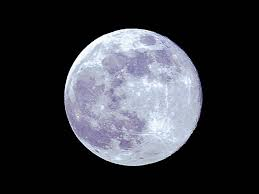
#> input picture 9º Período/Processamento Digital de Imagens/Transformacao/ImagemLua.jpg, 259 x 194 px
$ python filtro-freq.py
#> lines starting #> are read from the running program, lines starting #| are printed output that depends on the picture
import cv2
import numpy as np
from matplotlib import pyplot as plt

img = cv2.imread('ImagemLua.jpg',0)
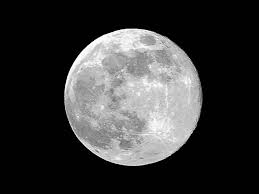
#> img: shape (194, 259); min 0, max 255, mean 56.1
img = np.pad(img, img.shape[0])
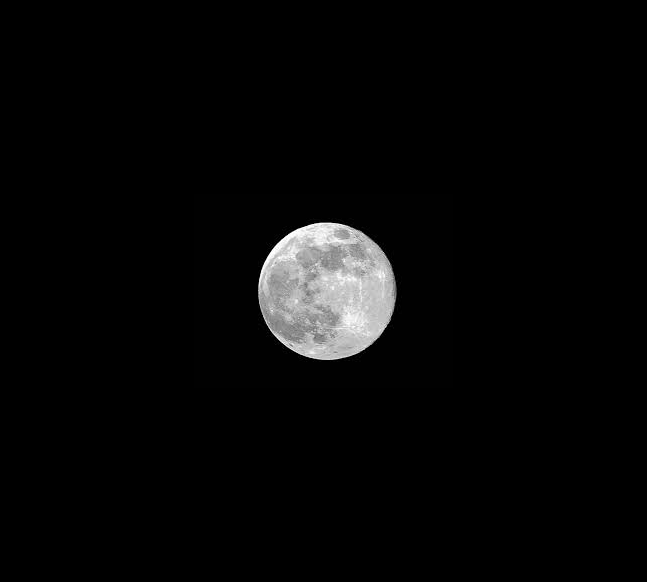
#> img: shape (582, 647); min 0, max 255, mean 7.5
f = np.fft.fft2(img)

filtro = np.zeros_like(f, np.uint8)
x = len(filtro)
#> x = 582
y = len(filtro[0])
#> y = 647

filtro[int(x/2)][int(y/2)] = 1
filtro[int(x/2)+1][int(y/2)] = 1
filtro[int(x/2)][int(y/2)+1] = 1
filtro[int(x/2)+1][int(y/2)+1] = 1

g = filtro * f

fshift = np.fft.fftshift(f)

ifshift = np.fft.ifftshift(np.fft.fftshift(g))
f2 = np.fft.ifft2(ifshift)

magnitude_spectrum = 20*np.log(np.abs(fshift))
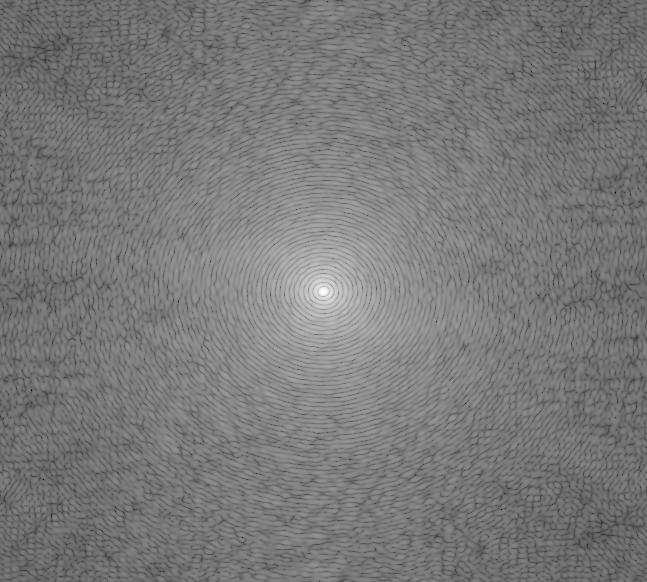
#> magnitude_spectrum: shape (582, 647) float64; min 11.14, max 297, mean 147.6; drawn with min black and max white
magnitude_spectrum2 = 20*np.log(np.abs(np.fft.fftshift(g)))
f2 = np.abs(f2)
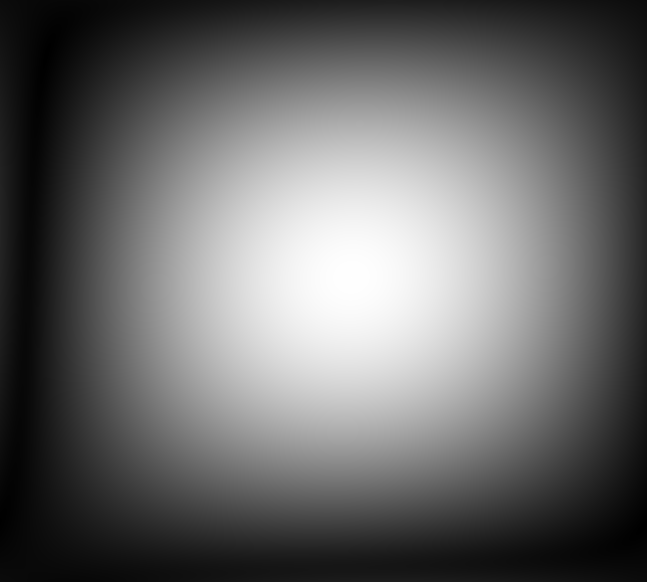
#> f2: shape (582, 647) float64; min 2.06e-06, max 0.0104, mean 0.00429; drawn with min black and max white

plt.subplot(141),plt.imshow(img, cmap = 'gray')
plt.title('Input Image'), plt.xticks([]), plt.yticks([])

plt.subplot(142),plt.imshow(magnitude_spectrum, cmap = 'gray')
plt.title('Magnitude Spectrum'), plt.xticks([]), plt.yticks([])

plt.subplot(143),plt.imshow(f2, cmap = 'gray')
plt.title('Input Image'), plt.xticks([]), plt.yticks([])

plt.subplot(144),plt.imshow(magnitude_spectrum2, cmap = 'gray')
plt.title('Magnitude Spectrum'), plt.xticks([]), plt.yticks([])

plt.show()
